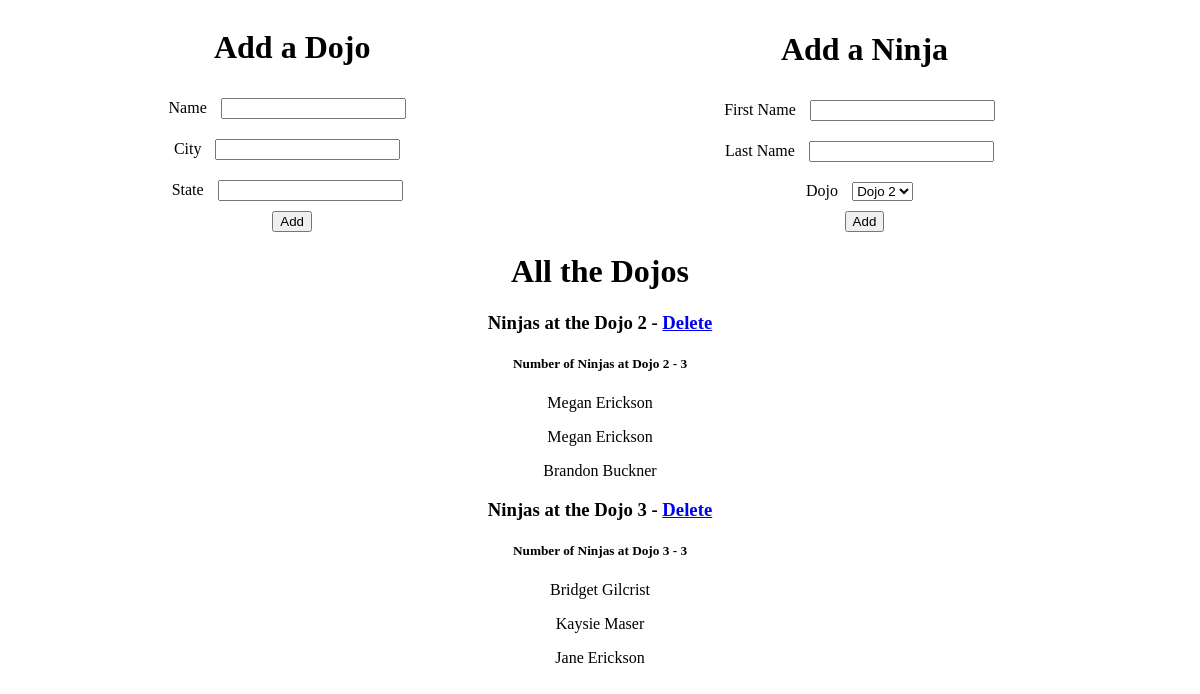
Before: / with the older database file.
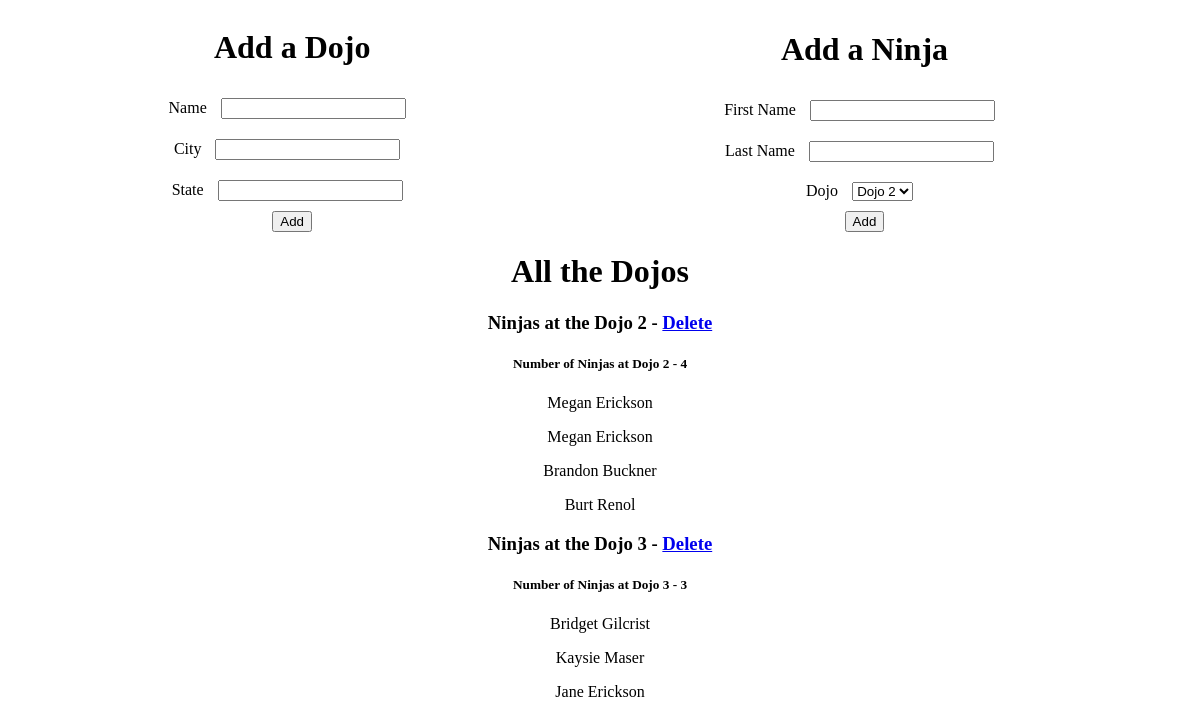
After: the same page with the newer database file.
### dojo_ninja_apps/models.py (models this page shows)
class Dojo(models.Model):
    name = models.CharField(max_length=255)
    city = models.CharField(max_length=255)
    state = models.CharField(max_length=2)

class Ninja(models.Model):
    first_name = models.CharField(max_length=255)
    last_name = models.CharField(max_length=255)
    dojo = models.ForeignKey(Dojo, related_name="ninjas", on_delete = models.CASCADE)

### dojo_ninja_apps/views.py (the view)
# urls.py: path('', views.index),
def index(request):
    context = {
        'dojos': Dojo.objects.all()
    }
    return render(request, 'index.html', context)

### dojo_ninja_apps/templates/index.html (shortened to what this page needs)
<!DOCTYPE html>
<html lang="en">
<head>
    {% load static %}
    <link rel="stylesheet" href="{% static 'style.css' %}">
</head>
<body>
    <div id="dojo">
        <h1>Add a Dojo</h1>
        <form action="/dojos" method="POST">
            <label for="name">Name</label>
            <input type="text" name="name" id="form">
            <label for="city">City</label>
            <input type="text" name="city" id="form">
            <label for="state">State</label>
            <input type="text" name="state" id="form">
            <input type="submit" class="padding" value="Add">
        </form>
    </div>
    <div id="ninja">
        <h1>Add a Ninja</h1>
        <form action="/ninjas" method="POST">
            <label for="first_name">First Name</label>
            <input type="text" name="first_name" id="form">
            <label for="last_name">Last Name</label>
            <input type="text" name="last_name" id="form">
            <label for="dojo">Dojo</label>
            <select name="dojo" id="form" class="form">
            {% for dojo in dojos %}
                <option value="{{ dojo.id }}">{{ dojo.name }}</option>
            {% endfor %}
            </select>
            <input type="submit" class="padding" value="Add">
        </form>
    </div>
    <div id="all">
        <h1>All the Dojos</h1>
        {% for dojo in dojos %}
                <h3>Ninjas at the {{ dojo.name }} - <a href="/remove_1/{{dojo.id}}">Delete</a></h3>
                <h5>Number of Ninjas at {{ dojo.name }} - {{dojo.ninjas.count}}</h5>
                {% for ninja in dojo.ninjas.all %}
                    <p>{{ ninja.first_name }} {{ ninja.last_name }}</p>
                {% endfor %}
            {% endfor %}
    </div>
</body>
</html>

Changed rows visible on the page:
computed for Dojo "Dojo 2": ninjas.count "3" → "4"
added Ninja: first_name "Burt", last_name "Renol", shown under Dojo "Dojo 2"
